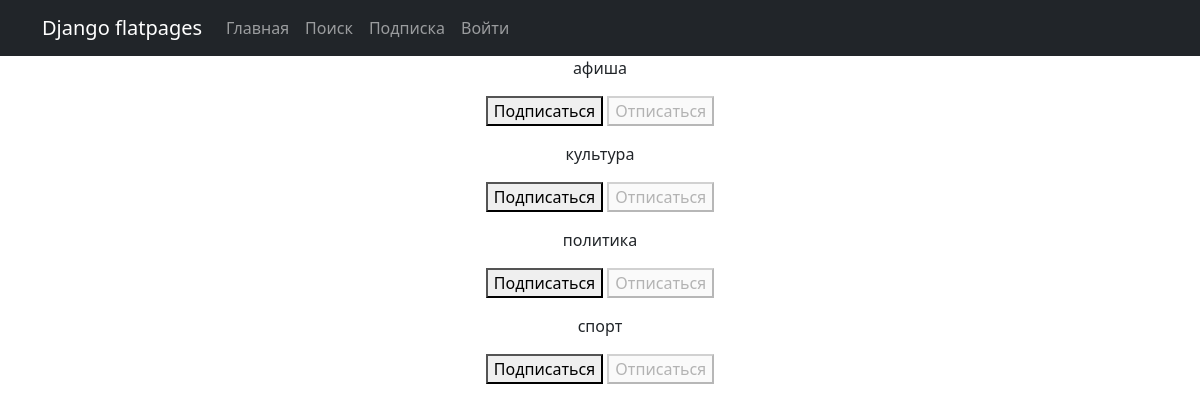
/posts/subscriptions/ (signed in), run on the app's committed database.
### news/models.py (models this page shows, shortened)
class Category(models.Model):
    name = models.CharField(unique=True, max_length=255)

### news/views.py (the view, shortened to what this page needs)
# urls.py: path('subscriptions/', subscriptions, name='subscriptions'),
@login_required
@csrf_protect
def subscriptions(request):
    categories_with_subscriptions = Category.objects.annotate(
        user_subscribed=Exists(
            Subscriber.objects.filter(
                user=request.user,
                category=OuterRef('pk'),
            )
        )
    ).order_by('name')
    return render(
        request,
        'subscriptions.html',
        {'categories': categories_with_subscriptions},
    )

### templates/subscriptions.html (shortened to what this page needs)
{% extends 'flatpages/default.html' %}
{% block content %}
    {% for category in categories  %}
        <p>
            {{ category.name }}
            <form method="post">
                {% if category.user_subscribed %}
                    <button disabled>Подписаться</button>
                    <button name="action" value="unsubscribe">Отписаться</button>
                {% else %}
                    <button name="action" value="subscribe">Подписаться</button>
                    <button disabled>Отписаться</button>
                {% endif %}
            </form>
        </p>
    {% endfor %}
{% endblock content %}

### data on the page
Category: name "афиша", shows "Подписаться"
Category: name "культура", shows "Подписаться"
Category: name "политика", shows "Подписаться"
Category: name "спорт", shows "Подписаться"
